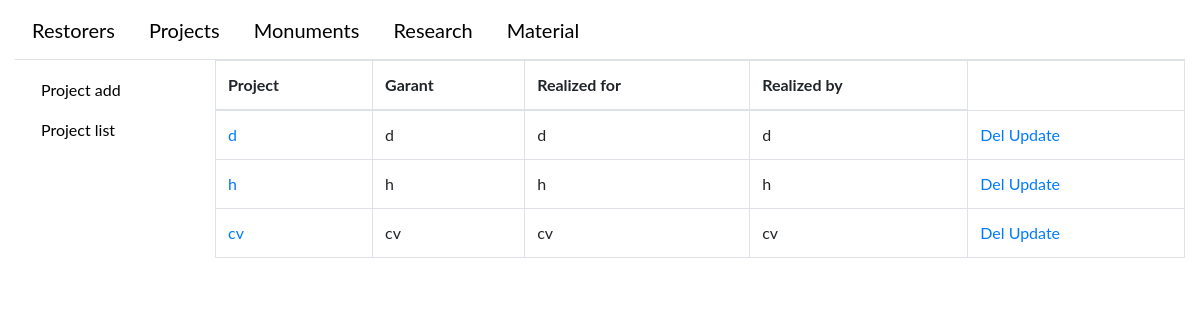
The app's page /project/list, older data.
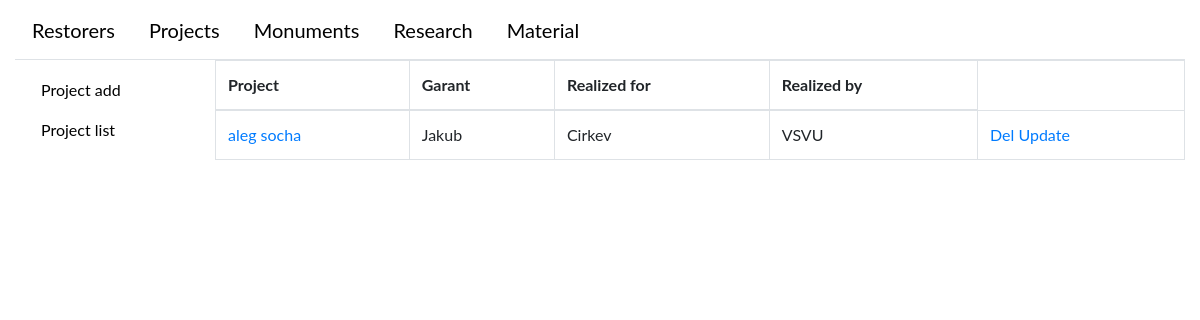
The same page, newer data.
### catalogWeb/models.py (models this page shows)
class Project(models.Model):
    name = models.CharField(max_length=45)
    garant = models.CharField(max_length=45)
    description = models.CharField(max_length=200)
    realized_by = models.CharField(max_length=45)
    realized_for = models.CharField(max_length=45)
    restorerList = models.ManyToManyField(Restorer, blank=True)
    monument_list = models.ManyToManyField(Monument, blank=True, through=Monument2Project)
    def __str__(self):
        return '%s' % self.name

### catalogWeb/views/project.py (the view)
# urls.py: url(r'project/list', views.ProjectListView.as_view(), name='projectList'),
class ProjectListView(generic.ListView):
    model = Project
    template_name = 'catalogWeb/project/project_list.html'
    paginate_by = 10

### catalogWeb/templates/catalogWeb/project/project_list.html
{% extends "base_generic.html" %}
{% block sidebar %}
  <ul class="sidebar-nav">
    <li class="nav-item">
        <a class="nav-link" href="{% url 'projectCreate' %}">
            <span class="text-nowrap">Project add</span>
        </a>
    </li>
    <li class="nav-item">
        <a class="nav-link" href="{% url 'projectList' %}">
            <span class="text-nowrap">Project list</span>
        </a></li>
  </ul>
{% endblock sidebar%}
{% block content %}
    {% if project_list %}
<table class="table table-bordered">
    <thead >
        <th>Project</th>
        <th>Garant</th>
        <th>Realized for</th>
        <th>Realized by</th>
    </thead>
      {% for project in project_list %}
      <tr>
        <td>
            <a href="{% url 'projectDetail' project.id %}"> {{  project }}</a>
        </td>
        <td>
            {{  project.garant }}
        </td>
            <td>
            {{  project.realized_for }}
        </td>
            <td>
            {{  project.realized_by }}
        </td>
        <td>
          <a href="{% url 'projectDelete' project.id %}"> Del</a>
          <a href="{% url 'projectUpdate' project.id %}"> Update</a>
        </td>
      </tr>
      {% endfor %}
</table>
    {% else %}
      <p>No Project</p>
    {% endif %}
{% endblock %}

### catalogWeb/templates/base_generic.html (shortened to what this page needs)
<!DOCTYPE html>
<html lang="en">
<head>
    <link rel="stylesheet" href="https://maxcdn.bootstrapcdn.com/bootstrap/4.0.0/css/bootstrap.min.css">
    {% load static %}
    <link rel="stylesheet" href="{% static 'catalogWeb/css/mystyle.css' %}">
</head>
<body>
<div class="container-fluid" role="navigation">
    <ul class="nav nav-tabs">
        <li role="presentation" class="nav-item {% if tab_name == 'restorer' %}active{% endif %}">
            <a class="nav-link" href="{% url 'restorerList' %}">Restorers</a>
        </li>
        <li role="presentation" class="nav-item {% if tab_name == 'project' %}active{% endif %}">
            <a class="nav-link" href="{% url 'projectList' %}">Projects</a>
        </li>
        <li role="presentation" class="nav-item {% if tab_name == 'monument' %}active{% endif %}">
            <a class="nav-link" href="{% url 'monumentList' %}">Monuments</a>
        </li>
        <li role="presentation" class="nav-item {% if tab_name == 'research' %}active{% endif %}">
            <a class="nav-link" href="{% url 'researchList' %}">Research</a>
        </li>
        <li role="presentation" class="nav-item {% if tab_name == 'material' %}active{% endif %}">
            <a class="nav-link" href="{% url 'materialList' %}">Material</a>
        </li>
    </ul>
    <div class="row">
        <div class="col-sm-2">
            {% block sidebar %}{% endblock sidebar %}
        </div>
        <div class="col-sm-10 ">
            {% block content %}{% endblock content %}
        </div>
    </div>
</div>
</body>
</html>

### catalogWeb/static/catalogWeb/css/mystyle.css (style rules this page uses)
body { font-family: "Lato", sans-serif; }
ul.nav-tabs li a { display: inline-block; color: black; text-align: center; padding: 14px 16px; text-decoration: none; transition: 0.3s; font-size: 20px; }
.sidebar-nav { float: left; }
.sidebar-nav a { color: black; }
ul.sidebar-nav { padding: 10px; }
.sidebar-nav li { list-style-type: none; }
.text-nowrap { white-space: nowrap; }

Row changes from the older to the newer data that the page shows:
removed Project: name "d", garant "d", realized_for "d", realized_by "d"
removed Project: name "h", garant "h", realized_for "h", realized_by "h"
removed Project: name "cv", garant "cv", realized_for "cv", realized_by "cv"
added Project: name "aleg socha", garant "Jakub", realized_for "Cirkev", realized_by "VSVU"
